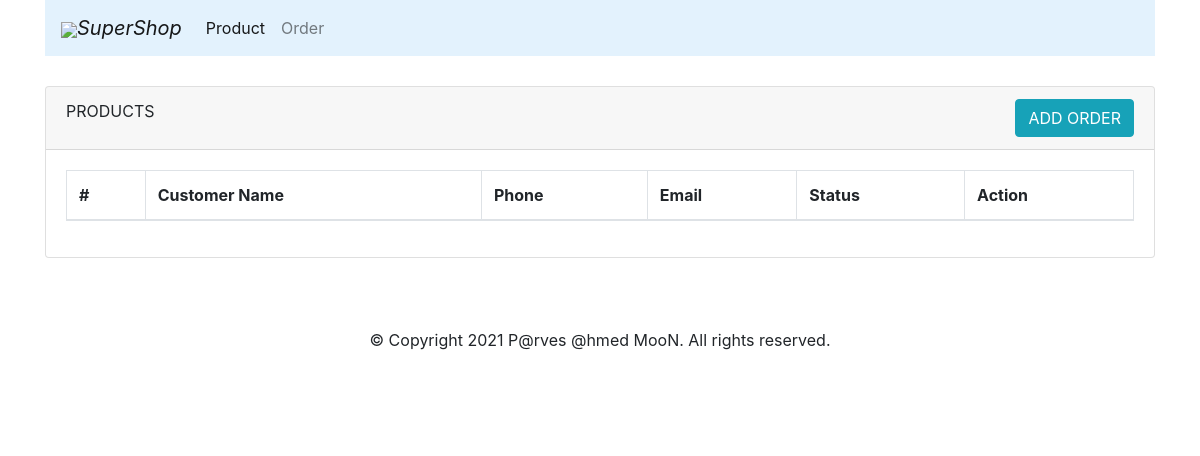
Page /order/ on the earlier database version.
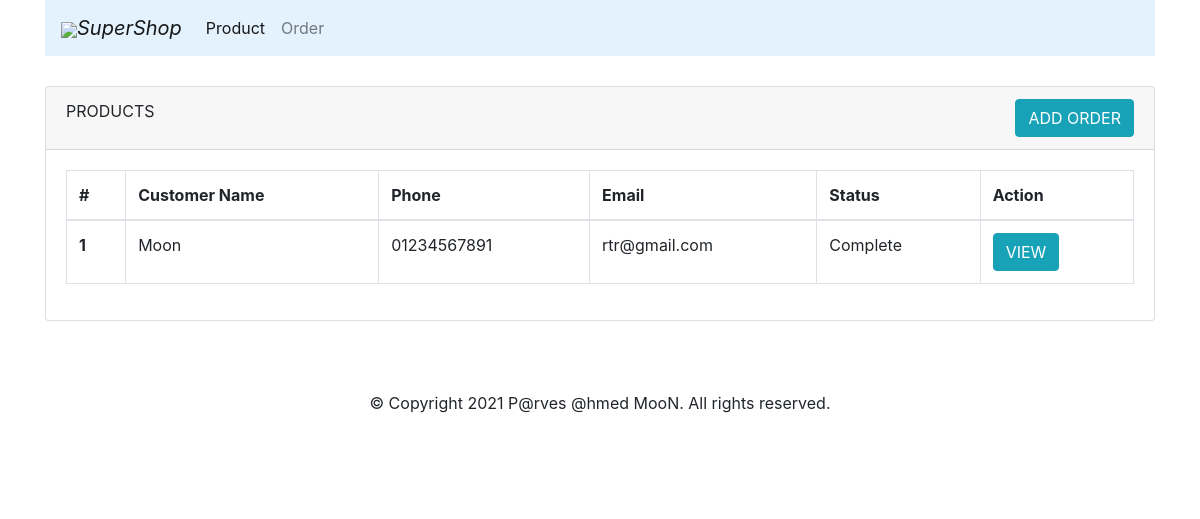
Same page on the later database version.
### orders/models.py (models this page shows, shortened)
class Orders(models.Model):
    order_number = models.CharField(max_length=100, blank=True, null=True)
    customer_name = models.CharField(max_length=100)
    phone_number = models.CharField(max_length=11, validators=[MinLengthValidator(11)])
    email = models.EmailField(max_length=254)
    confirm = models.BooleanField(default=False)
    grand_total_price = models.DecimalField(decimal_places=2, max_digits=19, default=0)
    created_at = models.DateTimeField(auto_now_add=True)
    updated_at = models.DateTimeField(auto_now=True)
    qr_code = models.ImageField(upload_to='qr_codes', blank=True, default='')

### orders/views.py (the view)
# urls.py: path('order/', views.order_list, name='order_list'),             # order list
def order_list(request):
    orders = Orders.objects.all()
    return render(request, 'order/order_list.html', {'orders': orders})

### templates/order/order_list.html (shortened to what this page needs)
{% extends 'base.html' %}
{% load crispy_forms_tags %}
{% block content %}
    <div class="container">
        <div class="card">
            <div class="card-header">
                PRODUCTS
                <a class="btn btn-info float-right" href="{% url 'add_order' %}">ADD ORDER</a>
            </div>
            <div class="card-body">
                <table class="table table-bordered" id="product_table">
                    <thead>
                    <tr>
                        <th scope="col">#</th>
                        <th scope="col">Customer Name</th>
                        <th scope="col">Phone</th>
                        <th scope="col">Email</th>
                        <th scope="col">Status</th>
                        <th scope="col">Action</th>
                    </tr>
                    </thead>
                    <tbody>
                    {% for order in orders %}
                        <tr>
                            <th scope="row">{{ forloop.counter }}</th>
                            <td>{{ order.customer_name }}</td>
                            <td>{{ order.phone_number }}</td>
                            <td>{{ order.email }}</td>
                            <td>
                                {% if order.confirm == False %}
                                    {{ 'Pending' }}
                                {% else %}
                                    {{ 'Complete' }}
                                {% endif %}
                            </td>
                            <td>
                                {% if order.confirm == False %}
                                    <a class="btn btn-info" href="{% url 'order_details' order.id%}">CONFIRM</a>
                                {% else %}
                                    <a class="btn btn-info" href="{% url 'order_invoice' order.id%}">VIEW</a>
                                {% endif %}
                            </td>
                        </tr>
                    {% endfor %}
                    </tbody>
                </table>
            </div>
        </div>
    </div>
{% endblock content %}

Differences in the rows shown:
added Orders: customer_name "Moon", phone_number "01234567891", email "rtr@gmail.com", value "Complete", confirm "VIEW"
